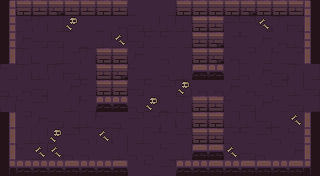

This game map was drawn from its Tiled (.tmx) file and the tilesets committed beside it. A one-line description and the full map source follow:
An orthogonal 20x11 tile map with 16x16 px tiles, 6 tile layers (ground, dressing, decor, walls, ...) and 12 objects (5x ENTRY, 5x ENEMY, 2x PROP).

<map version="1.10" tiledversion="1.10.2" orientation="orthogonal" renderorder="right-down" width="20" height="11" tilewidth="16" tileheight="16" infinite="0" nextlayerid="8" nextobjectid="13">
 <tileset firstgid="1" name="dungeon" tilewidth="16" tileheight="16" tilecount="100" columns="10">
  <image source="../../../gfx/tiles/depths/dungeon_tileset.png" width="160" height="160" />
 </tileset>
 <layer id="1" name="ground" width="20" height="11">
  <data encoding="csv">
18,20,10,8,28,30,7,8,20,19,17,8,17,27,7,30,30,28,9,18,
19,7,29,17,20,19,20,27,9,8,8,8,20,19,28,28,9,29,9,30,
27,18,9,9,19,20,8,8,9,10,10,17,19,7,7,10,18,27,8,9,
27,29,20,17,7,29,8,8,18,19,30,19,8,28,27,7,17,10,7,10,
10,29,8,29,9,20,17,30,10,20,30,8,30,30,17,30,18,9,29,17,
30,27,9,19,18,10,30,18,9,10,28,29,27,27,18,27,7,28,8,9,
29,10,28,19,8,10,29,29,30,8,20,29,9,30,10,9,18,10,9,17,
20,7,18,9,17,8,10,30,28,7,29,29,30,27,8,8,9,20,19,8,
19,17,8,20,28,30,29,29,17,7,10,28,30,30,7,10,28,30,10,20,
9,10,8,27,30,30,19,8,30,30,10,8,9,9,27,9,30,19,18,27,
29,18,29,8,20,20,29,19,19,10,28,19,29,19,9,30,18,20,28,9
</data>
 </layer>
 <layer id="2" name="dressing" width="20" height="11">
  <data encoding="csv">
0,0,0,0,0,0,0,0,0,0,0,0,0,0,0,0,0,0,0,0,
0,0,0,0,78,0,0,0,0,0,0,0,0,0,0,0,69,0,0,0,
0,0,0,0,0,0,0,69,0,0,0,0,0,0,0,0,0,0,0,0,
0,0,0,0,0,0,0,0,0,0,0,0,0,0,0,0,0,0,0,0,
0,0,0,0,0,0,0,0,0,0,0,0,0,0,0,0,0,0,0,0,
0,0,0,0,0,0,0,0,0,0,0,78,0,0,0,0,0,0,0,0,
0,0,0,0,0,0,0,0,0,78,0,0,0,0,0,0,0,0,0,0,
0,0,0,0,0,0,0,0,0,0,0,0,0,0,0,0,0,0,69,0,
0,0,0,78,0,0,69,0,0,0,0,0,0,0,0,0,0,0,0,0,
0,0,69,69,0,0,0,0,0,0,0,0,0,0,69,0,0,0,0,0,
0,0,0,0,0,0,0,0,0,0,0,0,0,0,0,0,0,0,0,0
</data>
 </layer>
 <layer id="3" name="decor" width="20" height="11">
  <data encoding="csv">
0,0,0,0,0,0,0,0,0,0,0,0,0,0,0,0,0,0,0,0,
0,0,0,0,0,0,0,0,0,0,0,0,0,0,0,0,0,0,0,0,
0,0,0,0,0,0,0,0,0,0,0,0,0,0,0,0,0,0,0,0,
0,0,0,0,0,0,0,0,0,0,0,0,0,0,0,0,0,0,0,0,
0,0,0,0,0,0,0,0,0,0,0,0,0,0,0,0,0,0,0,0,
0,0,0,0,0,0,0,0,0,0,0,0,0,0,0,0,0,0,0,0,
0,0,0,0,0,0,0,0,0,0,0,0,0,0,0,0,0,0,0,0,
0,0,0,0,0,0,0,0,0,0,0,0,0,0,0,0,0,0,0,0,
0,0,0,0,0,0,0,0,0,0,0,0,0,0,0,0,0,0,0,0,
0,0,0,0,0,0,0,0,0,0,0,0,0,0,0,0,0,0,0,0,
0,0,0,0,0,0,0,0,0,0,0,0,0,0,0,0,0,0,0,0
</data>
 </layer>
 <layer id="4" name="walls" width="20" height="11">
  <data encoding="csv">
1,5,3,4,3,3,2,3,0,0,0,5,5,5,2,4,5,5,3,6,
21,0,0,0,0,0,0,0,0,0,0,0,0,0,0,0,0,0,0,36,
21,0,0,0,0,0,0,0,0,0,0,0,0,0,0,0,0,0,0,26,
11,0,0,0,0,0,0,0,0,0,0,0,0,0,0,0,0,0,0,36,
0,0,0,0,0,0,0,0,0,0,0,0,0,0,0,0,0,0,0,0,
0,0,0,0,0,0,0,0,0,0,0,0,0,0,0,0,0,0,0,0,
0,0,0,0,0,0,0,0,0,0,0,0,0,0,0,0,0,0,0,0,
31,0,0,0,0,0,0,0,0,0,0,0,0,0,0,0,0,0,0,16,
31,0,0,0,0,0,0,0,0,0,0,0,0,0,0,0,0,0,0,26,
31,0,0,0,0,0,0,0,0,0,0,0,0,0,0,0,0,0,0,16,
41,44,43,44,42,43,43,42,0,0,0,43,44,42,43,42,45,44,42,46
</data>
 </layer>
 <layer id="5" name="props" width="20" height="11">
  <data encoding="csv">
0,0,0,0,0,0,0,0,0,0,0,0,0,0,0,0,0,0,0,0,
0,0,0,0,0,0,0,0,0,0,0,0,5,3,0,0,0,0,0,0,
0,0,0,0,0,0,0,0,0,0,0,0,3,4,0,0,0,0,0,0,
0,0,0,0,0,0,5,5,0,0,0,0,5,4,0,0,0,0,0,0,
0,0,0,0,0,0,3,4,0,0,0,0,42,44,0,0,0,0,0,0,
0,0,0,0,0,0,5,2,0,0,0,0,0,0,0,0,0,0,0,0,
0,0,0,0,0,0,44,44,0,0,0,0,2,3,0,0,0,0,0,0,
0,0,0,0,0,0,0,0,0,0,0,0,2,5,0,0,0,0,0,0,
0,0,0,0,0,0,0,0,0,0,0,0,5,3,0,0,0,0,0,0,
0,0,0,0,0,0,0,0,0,0,0,0,45,45,0,0,0,0,0,0,
0,0,0,0,0,0,0,0,0,0,0,0,0,0,0,0,0,0,0,0
</data>
 </layer>
 <layer id="6" name="overhead" width="20" height="11">
  <data encoding="csv">
0,0,0,0,0,0,0,0,0,0,0,0,0,0,0,0,0,0,0,0,
0,0,0,0,0,0,0,0,0,0,0,0,0,0,0,0,0,0,0,0,
0,0,0,0,0,0,0,0,0,0,0,0,0,0,0,0,0,0,0,0,
0,0,0,0,0,0,0,0,0,0,0,0,0,0,0,0,0,0,0,0,
0,0,0,0,0,0,0,0,0,0,0,0,0,0,0,0,0,0,0,0,
0,0,0,0,0,0,0,0,0,0,0,0,0,0,0,0,0,0,0,0,
0,0,0,0,0,0,0,0,0,0,0,0,0,0,0,0,0,0,0,0,
0,0,0,0,0,0,0,0,0,0,0,0,0,0,0,0,0,0,0,0,
0,0,0,0,0,0,0,0,0,0,0,0,0,0,0,0,0,0,0,0,
0,0,0,0,0,0,0,0,0,0,0,0,0,0,0,0,0,0,0,0,
0,0,0,0,0,0,0,0,0,0,0,0,0,0,0,0,0,0,0,0
</data>
 </layer>
 <objectgroup id="7" name="spawns">
  <object id="1" name="UP" type="ENTRY" x="152" y="24" />
  <object id="2" name="DOWN" type="ENTRY" x="152" y="152" />
  <object id="3" name="LEFT" type="ENTRY" x="24" y="88" />
  <object id="4" name="RIGHT" type="ENTRY" x="296" y="88" />
  <object id="5" name="" type="ENTRY" x="168" y="88" />
  <object id="6" name="" type="ENEMY" x="152" y="56" />
  <object id="7" name="" type="ENEMY" x="72" y="56" />
  <object id="8" name="" type="ENEMY" x="248" y="56" />
  <object id="9" name="" type="ENEMY" x="72" y="120" />
  <object id="10" name="" type="ENEMY" x="200" y="88" />
  <object id="11" name="torch" type="PROP" x="56" y="168" />
  <object id="12" name="torch" type="PROP" x="264" y="168" />
 </objectgroup>
</map>
